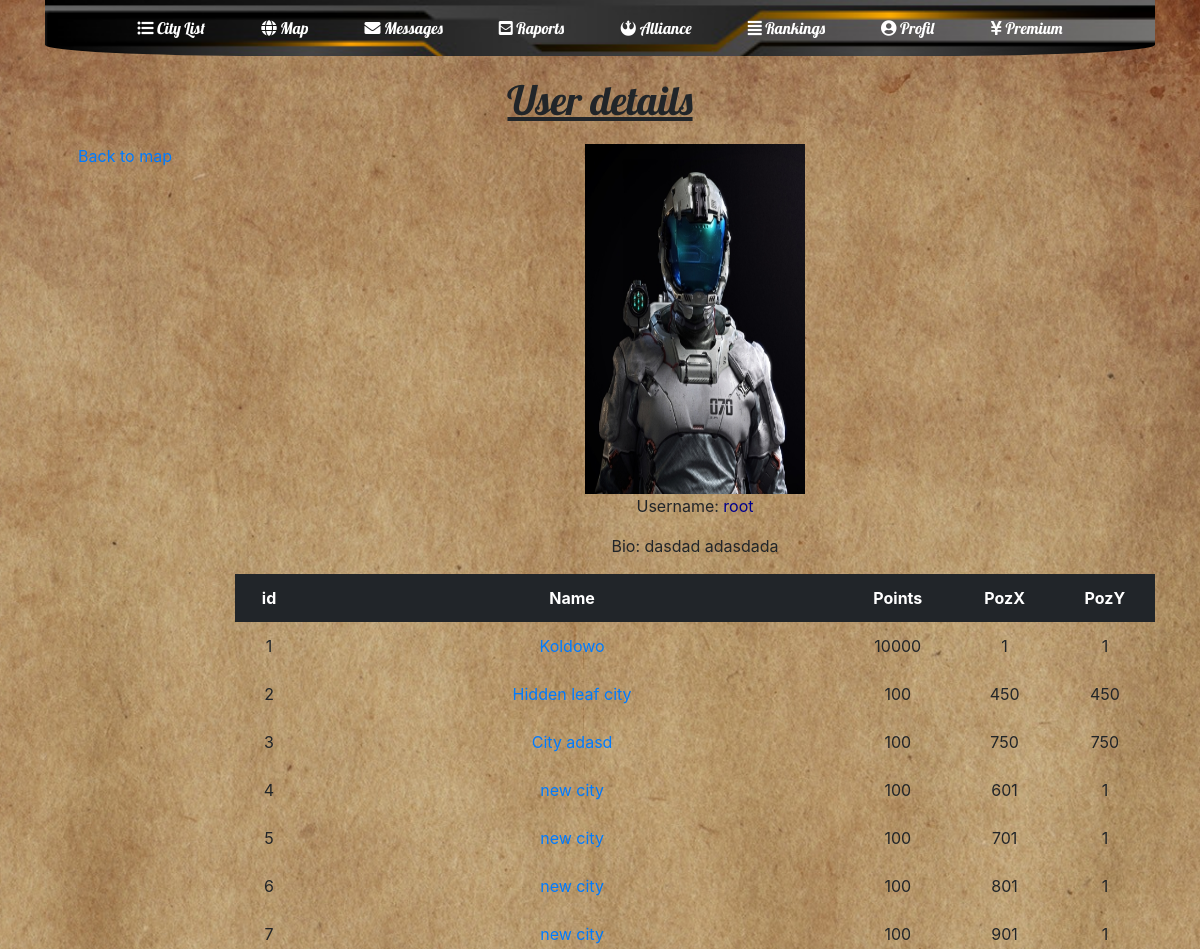
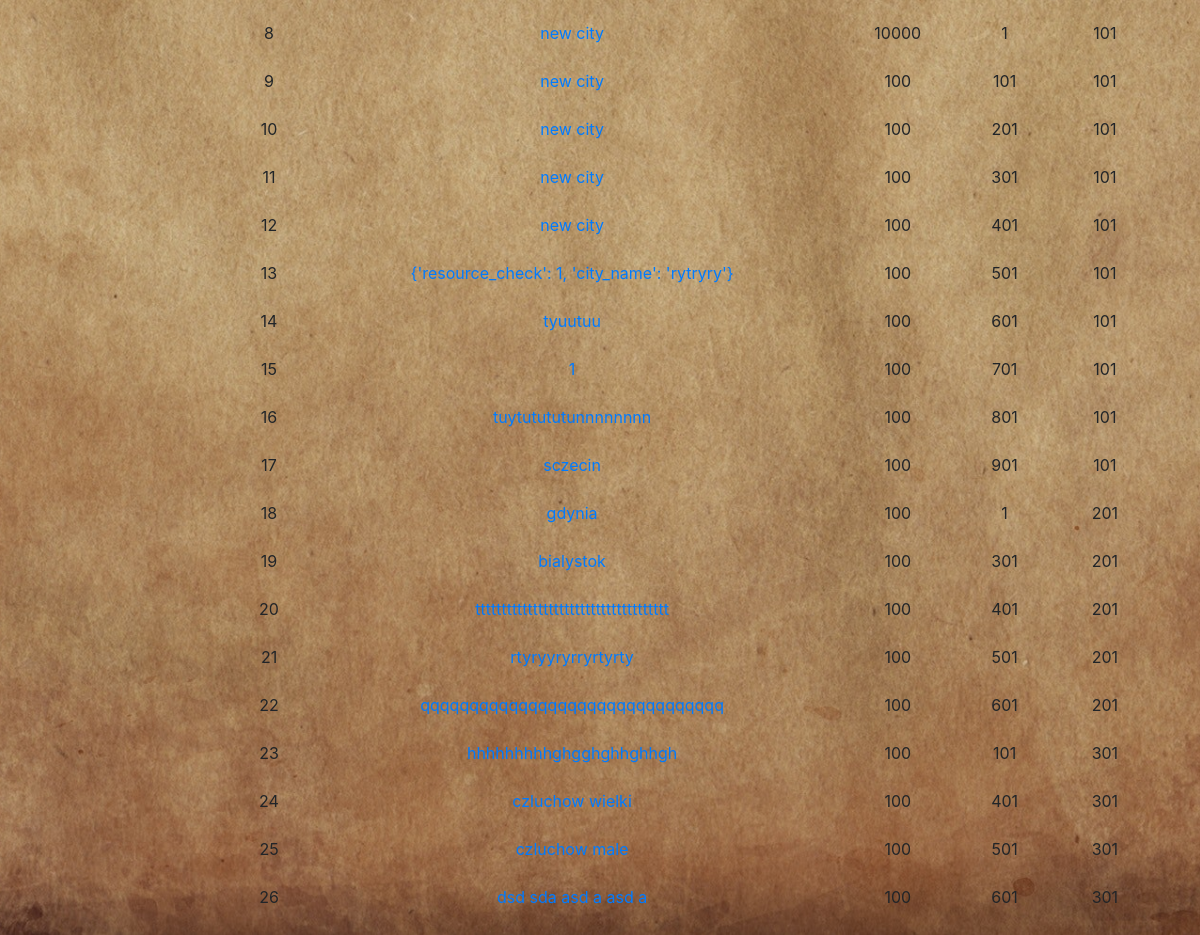
Page /mapa/1/1/ (signed in) on the committed database (2 pictures, top to bottom).
### mainPage/models.py (models this page shows, shortened)
class Profile(models.Model):
    user = models.OneToOneField(User, on_delete=models.CASCADE)
    alliance = models.ForeignKey(alliance.models.Alliance, on_delete=models.CASCADE, blank=True, null=True)
    bio = models.TextField(null=True, blank=True)
    profile_pic = models.FileField(null=True, blank=True)
    is_premium = models.BooleanField(default=False)
    until_premium = models.DateTimeField(blank=True, null=True)

### cityMap/models.py (models this page shows, shortened)
class CityOwned(models.Model):
    city_owner = models.ForeignKey('auth.User', on_delete=models.CASCADE)
    city_name = models.CharField(max_length=100, default="City")
    is_capital = models.BooleanField(default=False)
    pos_x = models.IntegerField(default=1)
    pos_y = models.IntegerField(default=1)
    server = models.ForeignKey(Server, on_delete=models.CASCADE, blank=True, null=True)
    town_hall = models.IntegerField(default=1)
    barracks = models.IntegerField(default=1)
    roads = models.IntegerField(default=1)
    mines = models.IntegerField(default=1)
    power_plant = models.IntegerField(default=1)
    farms = models.IntegerField(default=1)
    housing = models.IntegerField(default=1)
    infantry = models.IntegerField(default=0)
    hinfantry = models.IntegerField(default=0)
    planes = models.IntegerField(default=0)
    ltanks = models.IntegerField(default=0)
    htanks = models.IntegerField(default=0)
    motorized = models.IntegerField(default=0)
    food = models.IntegerField(default=0)
    electricity = models.IntegerField(default=0)
    ore = models.IntegerField(default=0)
    population = models.IntegerField(default=100)
    points = models.IntegerField(default=100)

### worldMap/views.py (the view)
# urls.py: path('<int:id_of_city>/<int:id_of_user>/', views.city_owner_detail_info, name='city_owner_detail_info'),
@login_required(login_url=main_page)
def city_owner_detail_info(request, id_of_city, id_of_user):
    user = User.objects.get(id=id_of_user)
    citys = cityMap.models.CityOwned.objects.filter(city_owner=user)
    profil = Profile.objects.get(user=user)
    return render(request, 'userDetailInfo.html', {'user': user, 'profil': profil, 'citys': citys})

### worldMap/templates/userDetailInfo.html (shortened to what this page needs)
<!doctype html>
<html lang="en">
<head>
    {% load static %}
    <link rel="stylesheet" href="https://stackpath.bootstrapcdn.com/bootstrap/4.1.3/css/bootstrap.min.css"
>
    <link rel="stylesheet" href="{% static 'worldMap/worldMapCss.css' %}">
    <link rel="stylesheet" href="https://use.fontawesome.com/releases/v5.5.0/css/all.css"
>
</head>
<body>
<div class="container">
    <nav class="navbar navbar-expand-lg navbar-dark center">
        <div class="custom-center">
            <div class="collapse navbar-collapse" id="navbarNav">
                <ul class="navbar-nav">
                    <li class="nav-item active">
                        <a class="nav-link" href="../../../miasto/city_list/  "><i class="fa fa-list-ul"></i> City List</a>
                    </li>
                    <li class="nav-item active">
                        <a class="nav-link" href="../../"><i class="fa fa-globe"></i> Map</a>
                    </li>
                    <li class="nav-item active">
                        <a class="nav-link" href="../../../wiadomosci/"><i class="fa fa-envelope"></i> Messages</a>
                    </li>
                    <li class="nav-item active">
                        <a class="nav-link" href="../../../raporty/"><i class="fa fa-envelope-square"></i> Raports</a>
                    </li>
                    <li class="nav-item active">
                        <a class="nav-link" href="../../../sojusz/"><i class="fab fa-rebel"></i> Alliance</a>
                    </li>
                    <li class="nav-item active">
                        <a class="nav-link" href="../../../rankingi/"><i class="fa fa-align-justify"></i> Rankings</a>
                    </li>
                    <li class="nav-item active">
                        <a class="nav-link" href="../../../profil/"><i class="fa fa-user-circle"></i> Profil</a>
                    </li>
                    <li class="nav-item active">
                        <a class="nav-link" href="../../../premium/"><i class="fas fa-yen-sign"></i> Premium</a>
                    </li>
                </ul>
            </div>
        </div>
    </nav>
</div>
<h1 class="text-center" style="font-family:'Lobster'; margin: 20px;"><u>User details</u></h1>
<div class="container">
    <div class="row">
        <div class="col-lg-2 profilePanel text-center">
            <p class="profileText"><a href="../../">Back to map</a></p>
        </div>
        <div class="col-lg-10 profilePanel text-center">
            {% if not profil.profile_pic %}
            <img height="350" width="220" src="{% static 'alliance/defaultProfilePic.jpg' %} "
                 alt="Profile pic" class="profileImage"/>
            {% else %}
            <img height="350" width="220" src='{{ profil.profile_pic}}' alt="Profile pic" class="profileImage"/>
            {% endif %}
            <p class="text-center profileLabel"> Username: <span style="color: darkblue">{{ user.username }}</p>
            <p class="text-center profileLabel">Bio: {{ profil.bio }}</p>
            <table class="table table-borderless table-hover">
                <thead class="thead-dark">
                <th>id</th>
                <th>Name</th>
                <th>Points</th>
                <th>PozX</th>
                <th>PozY</th>
                </thead>
                {% for city in citys %}
                <tr>
                    <td>{{ forloop.counter }}</td>
                    <td><a href='../../{{ city.id }}'>{{ city.city_name }}</a></td>
                    <td>{{ city.points }}</td>
                    <td>{{ city.pos_x }}</td>
                    <td>{{ city.pos_y }}</td>
                </tr>
                {% endfor %}
            </table>
        </div>
    </div>
</div>
</body>
</html>

### worldMap/static/worldMap/worldMapCss.css (style rules this page uses)
body { background: url('../cityMap/assets/yellowBackground2.png') no-repeat center center fixed; background-size: cover; }
nav { background: url('../cityMap/assets/yellowBackground3.png'); background-size: 100%; border-bottom-left-radius: 20%; border-bottom-right-radius: 20%; font-family: 'Lobster'; }
.custom-center { margin: auto; }
nav li { margin-left: 20px; margin-right: 20px; }

### rows in the picture
Profile: bio "dasdad adasdada"
CityOwned: city_name "Koldowo", points "10000", pos_x "1", pos_y "1"
CityOwned: city_name "Hidden leaf city", points "100", pos_x "450", pos_y "450"
CityOwned: city_name "City adasd", points "100", pos_x "750", pos_y "750"
CityOwned: city_name "new city", points "100", pos_x "601", pos_y "1"
CityOwned: city_name "new city", points "100", pos_x "701", pos_y "1"
CityOwned: city_name "new city", points "100", pos_x "801", pos_y "1"
CityOwned: city_name "new city", points "100", pos_x "901", pos_y "1"
CityOwned: city_name "new city", points "10000", pos_x "1", pos_y "101"
CityOwned: city_name "new city", points "100", pos_x "101", pos_y "101"
CityOwned: city_name "new city", points "100", pos_x "201", pos_y "101"
CityOwned: city_name "new city", points "100", pos_x "301", pos_y "101"
CityOwned: city_name "new city", points "100", pos_x "401", pos_y "101"
CityOwned: city_name "{'resource_check': 1, 'city_name': 'rytryry'}", points "100", pos_x "501", pos_y "101"
CityOwned: city_name "tyuutuu", points "100", pos_x "601", pos_y "101"
CityOwned: city_name "1", points "100", pos_x "701", pos_y "101"
CityOwned: city_name "tuytutututunnnnnnnn", points "100", pos_x "801", pos_y "101"
CityOwned: city_name "sczecin", points "100", pos_x "901", pos_y "101"
CityOwned: city_name "gdynia", points "100", pos_x "1", pos_y "201"
CityOwned: city_name "bialystok", points "100", pos_x "301", pos_y "201"
CityOwned: city_name "ttttttttttttttttttttttttttttttttttttt", points "100", pos_x "401", pos_y "201"
CityOwned: city_name "rtyryyryrryrtyrty", points "100", pos_x "501", pos_y "201"
CityOwned: city_name "qqqqqqqqqqqqqqqqqqqqqqqqqqqqqqq", points "100", pos_x "601", pos_y "201"
CityOwned: city_name "hhhhhhhhhghgghghhghhgh", points "100", pos_x "101", pos_y "301"
CityOwned: city_name "czluchow wielki", points "100", pos_x "401", pos_y "301"
CityOwned: city_name "czluchow male", points "100", pos_x "501", pos_y "301"
CityOwned: city_name "dsd sda asd a asd a", points "100", pos_x "601", pos_y "301"

### other values in the picture
{{ user.username }} "root"
